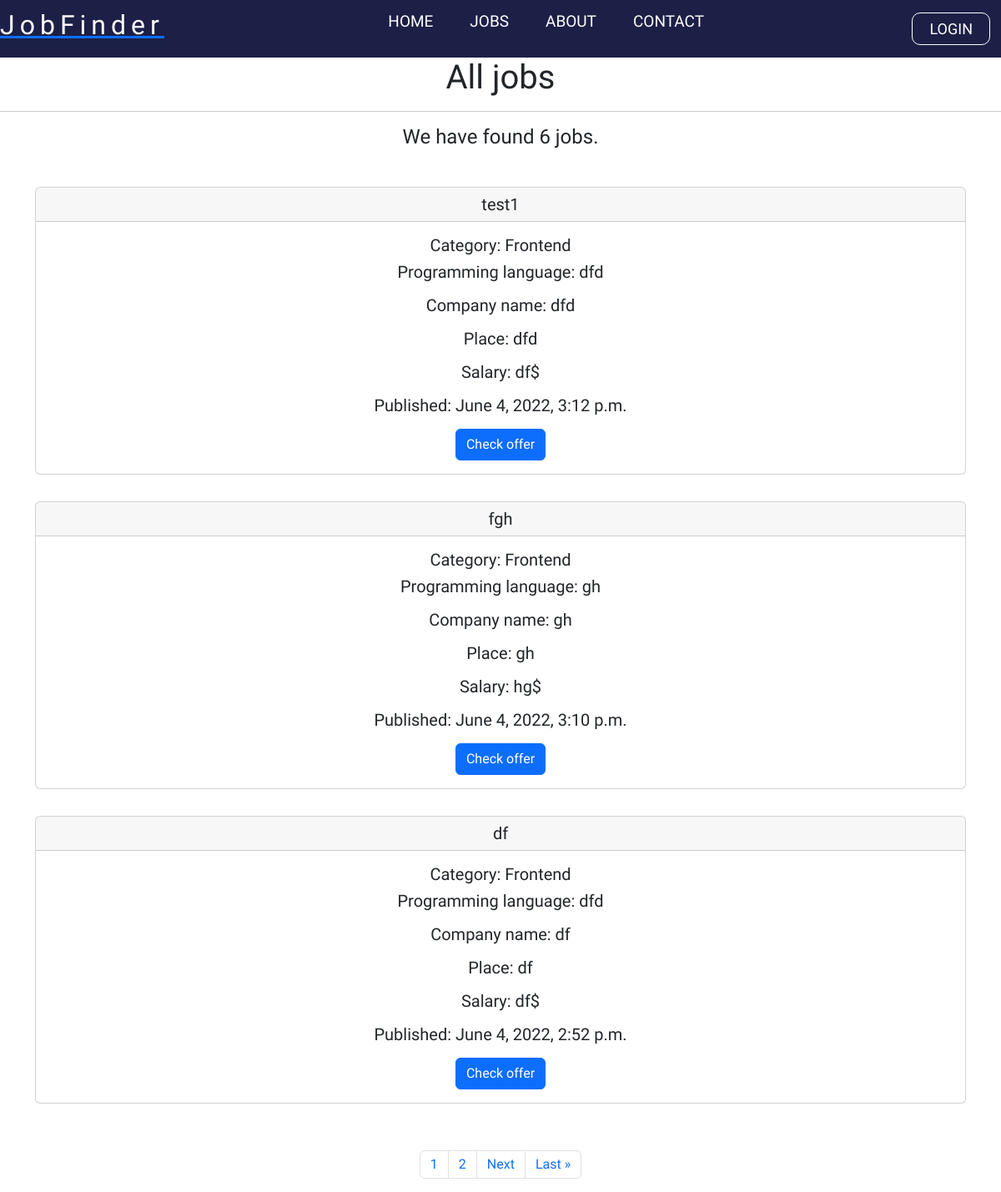
The page /jobs on the database as committed earlier.
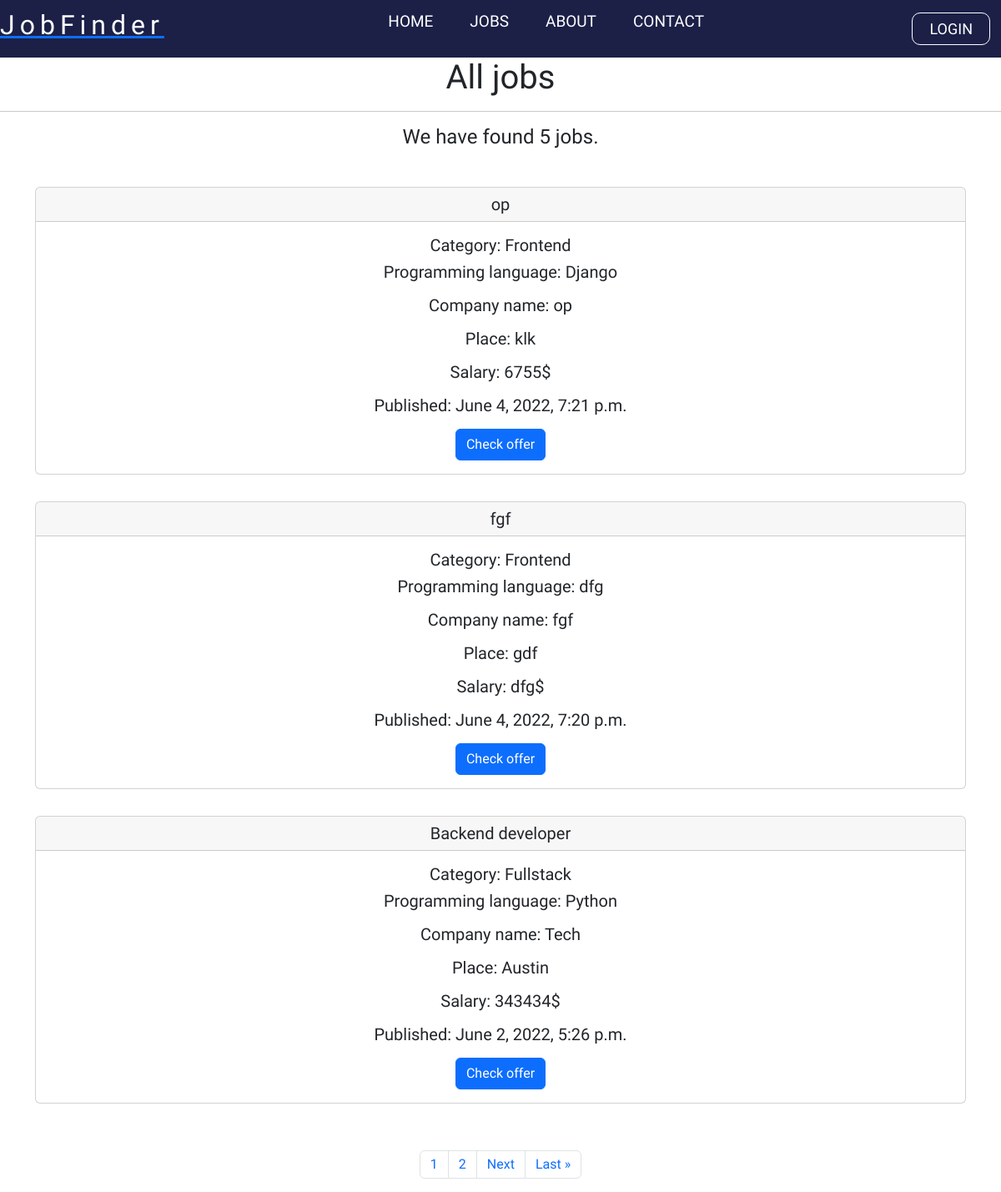
The same page on the database as committed later.
### backend/models.py (models this page shows, shortened)
class Job(models.Model):
    user = models.ForeignKey(User, related_name='useraccount', on_delete=models.CASCADE, null=True, blank=True, editable=False)
    title = models.CharField(max_length=200, null=True, blank=True)
    company = models.CharField(max_length=200, null=True, blank=True)
    jobType = models.CharField(choices=JOB_CHOICES, max_length = 50, null=True, blank=True)
    category = models.CharField(choices=CATEGORY_CHOICES, max_length = 50, null=True, blank=True)
    contractType = models.CharField(choices=CONTRACT_CHOICES, max_length = 50, null=True, blank=True)
    experience = models.CharField(choices=EXPERIENCE_CHOICES, max_length = 50, null=True, blank=True)
    description = RichTextField(blank=True, null=True)
    proglanguage =  models.CharField(max_length=200, null=True, blank=True)
    place = models.CharField(max_length=200, null=True, blank=True)
    salary = models.CharField(max_length=200, null=True, blank=True)
    published = models.DateTimeField(default=timezone.now)
    class Meta:
        ordering = ['-published']

### backend/views.py (the view)
# urls.py: path('jobs',views.all_jobs, name="jobs"),
def all_jobs(request):
    jobs = Job.objects.all()
    p = Paginator(Job.objects.all(), 3)
    page = request.GET.get('page')
    jobss = p.get_page(page)
    nums = "c" * jobss.paginator.num_pages
    return render(request, 'backend/jobs.html', {'jobs': jobs, 'jobss': jobss, 'nums':nums})

### templates/backend/jobs.html (shortened to what this page needs)
<!DOCTYPE html>
{% extends 'main.html'%}
{% load static %}
	{% block content %}
    {% include 'navbar.html' %}
	<center>
	<h1>All jobs</h1>
	<center>
		<hr>
	<h4>We have found {{jobs.count}} jobs.<h4>
	<br>
		{% for job in jobss %}
<h5>
<div class="container">
<div class="card">
    <h5 class="card-header">{{job.title}}</h5>
    <div class="card-body">
      <h5 class="card-text">Category: {{job.get_category_display}}</h5>
      <p class="card-text">Programming language: {{ job.proglanguage}}</p>
      <p class="card-text">Company name: {{job.company}}</p>
      <p class="card-text">Place: {{job.place}}</p>
      <p class="card-text">Salary: {{job.salary}}$</p>
	  <p class="card-text">Published: {{job.published}}</p>
      <a href="{% url 'job_info' job.id %}" class="btn btn-primary">Check offer</a>
    </div>
  </div>
  <br>
</div>
</h5>
{% endfor %}
<br>
<nav aria-label="Page navigation example">
	<ul class="pagination justify-content-center">
{% for i in nums %}
<li class="page-item"><a class="page-link" href = "?page={{forloop.counter}}">{{forloop.counter}}</a></li>
{% endfor %}
{% if jobss.has_next %}
<li class="page-item"><a class="page-link" href = "?page={{jobss.next_page_number}}">Next</a></li>
<li class="page-item"><a class="page-link" href = "?page={{jobss.paginator.num_pages}}">Last &raquo</a></li>
{% endif %}
</ul>
</nav>
  <link href="https://cdn.jsdelivr.net/npm/bootstrap@5.2.0-beta1/dist/css/bootstrap.min.css" rel="stylesheet">
{% endblock %}

Rows that differ between the two databases and show on the page:
removed Job: title "test1", category "Frontend", proglanguage "dfd", company "dfd", place "dfd", salary "df", published "June 4, 2022, 3:12 p.m."
removed Job: title "fgh", category "Frontend", proglanguage "gh", company "gh", place "gh", salary "hg", published "June 4, 2022, 3:10 p.m."
removed Job: title "df", category "Frontend", proglanguage "dfd", company "df", place "df", salary "df", published "June 4, 2022, 2:52 p.m."
added Job: title "op", category "Frontend", proglanguage "Django", company "op", place "klk", salary "6755", published "June 4, 2022, 7:21 p.m."
added Job: title "fgf", category "Frontend", proglanguage "dfg", company "fgf", place "gdf", salary "dfg", published "June 4, 2022, 7:20 p.m."
now on this page (row unchanged): Job: title "Backend developer", category "Fullstack", proglanguage "Python", company "Tech", place "Austin", salary "343434", published "June 2, 2022, 5:26 p.m."
Other text that changed with them:
{{ jobs.count }}: "6" → "5"
